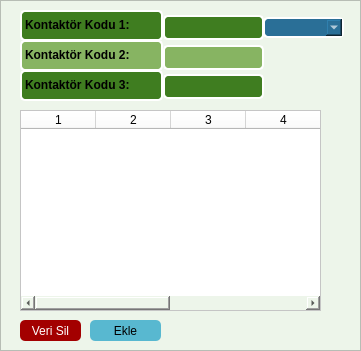
       <widget class="QFrame" name="frame_12">
        <property name="geometry">
         <rect>
          <x>400</x>
          <y>540</y>
          <width>361</width>
          <height>351</height>
         </rect>
        </property>
        <property name="styleSheet">
         <string notr="true">background-color: rgb(237, 245, 234);</string>
        </property>
        <property name="frameShape">
         <enum>QFrame::StyledPanel</enum>
        </property>
        <property name="frameShadow">
         <enum>QFrame::Raised</enum>
        </property>
        <widget class="QTableWidget" name="tableWidge_veritabani_4">
         <property name="geometry">
          <rect>
           <x>20</x>
           <y>110</y>
           <width>301</width>
           <height>201</height>
          </rect>
         </property>
         <property name="palette">
          <palette>
           <active>
            <colorrole role="Button">
             <brush brushstyle="SolidPattern">
              <color alpha="255">
               <red>255</red>
               <green>255</green>
               <blue>255</blue>
              </color>
             </brush>
            </colorrole>
            <colorrole role="Base">
             <brush brushstyle="SolidPattern">
              <color alpha="255">
               <red>255</red>
               <green>255</green>
               <blue>255</blue>
              </color>
             </brush>
            </colorrole>
            <colorrole role="Window">
             <brush brushstyle="SolidPattern">
              <color alpha="255">
               <red>255</red>
               <green>255</green>
               <blue>255</blue>
              </color>
             </brush>
            </colorrole>
           </active>
           <inactive>
            <colorrole role="Button">
             <brush brushstyle="SolidPattern">
              <color alpha="255">
               <red>255</red>
               <green>255</green>
               <blue>255</blue>
              </color>
             </brush>
            </colorrole>
            <colorrole role="Base">
             <brush brushstyle="SolidPattern">
              <color alpha="255">
               <red>255</red>
               <green>255</green>
               <blue>255</blue>
              </color>
             </brush>
            </colorrole>
            <colorrole role="Window">
             <brush brushstyle="SolidPattern">
              <color alpha="255">
               <red>255</red>
               <green>255</green>
               <blue>255</blue>
              </color>
             </brush>
            </colorrole>
           </inactive>
           <disabled>
            <colorrole role="Button">
             <brush brushstyle="SolidPattern">
              <color alpha="255">
               <red>255</red>
               <green>255</green>
               <blue>255</blue>
              </color>
             </brush>
            </colorrole>
            <colorrole role="Base">
             <brush brushstyle="SolidPattern">
              <color alpha="255">
               <red>255</red>
               <green>255</green>
               <blue>255</blue>
              </color>
             </brush>
            </colorrole>
            <colorrole role="Window">
             <brush brushstyle="SolidPattern">
              <color alpha="255">
               <red>255</red>
               <green>255</green>
               <blue>255</blue>
              </color>
             </brush>
            </colorrole>
           </disabled>
          </palette>
         </property>
         <property name="styleSheet">
          <string notr="true">background-color: rgb(255, 255, 255);
</string>
         </property>
         <property name="rowCount">
          <number>0</number>
         </property>
         <property name="columnCount">
          <number>6</number>
         </property>
         <attribute name="horizontalHeaderDefaultSectionSize">
          <number>75</number>
         </attribute>
         <column/>
         <column/>
         <column/>
         <column/>
         <column/>
         <column/>
        </widget>
        <widget class="QPushButton" name="veritabanekle_4">
         <property name="geometry">
          <rect>
           <x>90</x>
           <y>320</y>
           <width>71</width>
           <height>21</height>
          </rect>
         </property>
         <property name="cursor">
          <cursorShape>PointingHandCursor</cursorShape>
         </property>
         <property name="styleSheet">
          <string notr="true">background-color: rgb(88, 184, 208);border-radius: 5px;</string>
         </property>
         <property name="text">
          <string>Ekle</string>
         </property>
        </widget>
        <widget class="QPushButton" name="verisil_4">
         <property name="geometry">
          <rect>
           <x>20</x>
           <y>320</y>
           <width>61</width>
           <height>21</height>
          </rect>
         </property>
         <property name="font">
          <font>
           <weight>50</weight>
           <bold>false</bold>
          </font>
         </property>
         <property name="cursor">
          <cursorShape>PointingHandCursor</cursorShape>
         </property>
         <property name="styleSheet">
          <string notr="true">border-radius: 5px;
color: rgb(255, 255, 255);
background-color: rgb(163, 0, 0);
</string>
         </property>
         <property name="text">
          <string>Veri Sil</string>
         </property>
        </widget>
        <widget class="QLabel" name="label_87">
         <property name="geometry">
          <rect>
           <x>20</x>
           <y>10</y>
           <width>143</width>
           <height>31</height>
          </rect>
         </property>
         <property name="font">
          <font>
           <pointsize>9</pointsize>
           <weight>75</weight>
           <bold>true</bold>
          </font>
         </property>
         <property name="tabletTracking">
          <bool>false</bool>
         </property>
         <property name="focusPolicy">
          <enum>Qt::TabFocus</enum>
         </property>
         <property name="styleSheet">
          <string notr="true">border: 2px solid white;
border-radius: 5px;
background-color: rgb(63, 125, 32);
</string>
         </property>
         <property name="text">
          <string>Kontaktör Kodu 1:</string>
         </property>
         <property name="textFormat">
          <enum>Qt::AutoText</enum>
         </property>
        </widget>
        <widget class="QLabel" name="label_88">
         <property name="geometry">
          <rect>
           <x>20</x>
           <y>40</y>
           <width>143</width>
           <height>31</height>
          </rect>
         </property>
         <property name="font">
          <font>
           <pointsize>9</pointsize>
           <weight>75</weight>
           <bold>true</bold>
          </font>
         </property>
         <property name="tabletTracking">
          <bool>false</bool>
         </property>
         <property name="focusPolicy">
          <enum>Qt::TabFocus</enum>
         </property>
         <property name="styleSheet">
          <string notr="true">border: 2px solid white;
border-radius: 5px;
background-color: rgb(135, 180, 98);</string>
         </property>
         <property name="text">
          <string>Kontaktör Kodu 2:</string>
         </property>
         <property name="textFormat">
          <enum>Qt::AutoText</enum>
         </property>
        </widget>
        <widget class="QLabel" name="label_47">
         <property name="geometry">
          <rect>
           <x>20</x>
           <y>70</y>
           <width>143</width>
           <height>31</height>
          </rect>
         </property>
         <property name="font">
          <font>
           <pointsize>9</pointsize>
           <weight>75</weight>
           <bold>true</bold>
          </font>
         </property>
         <property name="tabletTracking">
          <bool>false</bool>
         </property>
         <property name="focusPolicy">
          <enum>Qt::TabFocus</enum>
         </property>
         <property name="styleSheet">
          <string notr="true">border: 2px solid white;
border-radius: 5px;
background-color: rgb(63, 125, 32);
</string>
         </property>
         <property name="text">
          <string>Kontaktör Kodu 3:</string>
         </property>
         <property name="textFormat">
          <enum>Qt::AutoText</enum>
         </property>
        </widget>
        <widget class="QLineEdit" name="kontaktor1_veri">
         <property name="geometry">
          <rect>
           <x>163</x>
           <y>15</y>
           <width>101</width>
           <height>25</height>
          </rect>
         </property>
         <property name="styleSheet">
          <string notr="true">color: rgb(255, 255, 255);
border: 2px solid white;
border-radius: 5px;
background-color: rgb(63, 125, 32);
</string>
         </property>
        </widget>
        <widget class="QLineEdit" name="kontaktor2_veri">
         <property name="geometry">
          <rect>
           <x>163</x>
           <y>45</y>
           <width>101</width>
           <height>25</height>
          </rect>
         </property>
         <property name="styleSheet">
          <string notr="true">color: rgb(255, 255, 255);
border: 2px solid white;
border-radius: 5px;
background-color: rgb(135, 180, 98);</string>
         </property>
        </widget>
        <widget class="QLineEdit" name="kontaktor3_veri">
         <property name="geometry">
          <rect>
           <x>163</x>
           <y>74</y>
           <width>101</width>
           <height>25</height>
          </rect>
         </property>
         <property name="styleSheet">
          <string notr="true">color: rgb(255, 255, 255);
border: 2px solid white;
border-radius: 5px;
background-color: rgb(63, 125, 32);
</string>
         </property>
        </widget>
        <widget class="QComboBox" name="Markakontaktor_veri">
         <property name="geometry">
          <rect>
           <x>263</x>
           <y>17</y>
           <width>81</width>
           <height>21</height>
          </rect>
         </property>
         <property name="styleSheet">
          <string notr="true">color: rgb(255, 255, 255);
border: 2px solid white;
border-radius: 5px;
background-color: rgb(42, 111, 151);
</string>
         </property>
         <property name="editable">
          <bool>true</bool>
         </property>
         <property name="currentIndex">
          <number>-1</number>
         </property>
        </widget>
       </widget>
